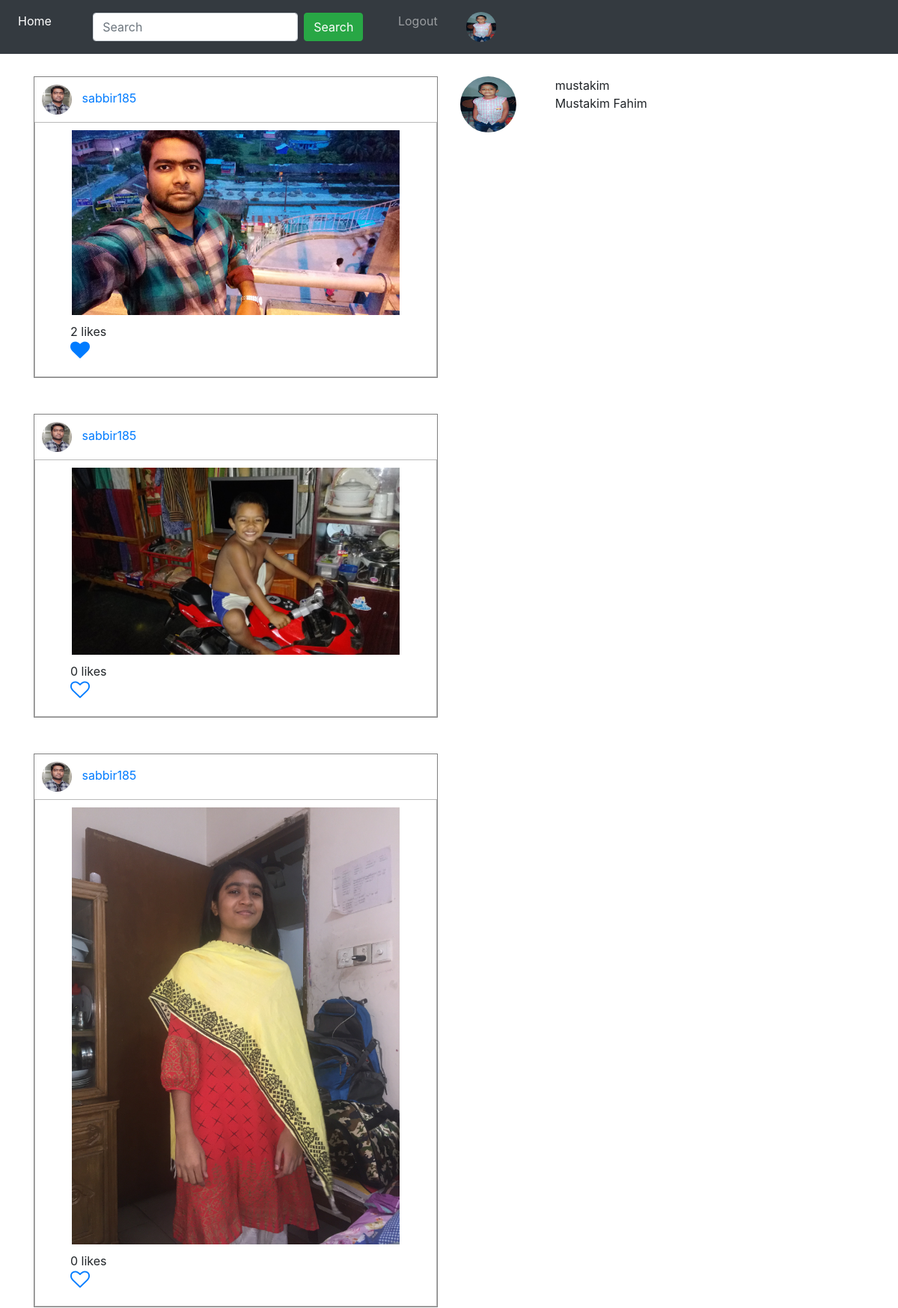
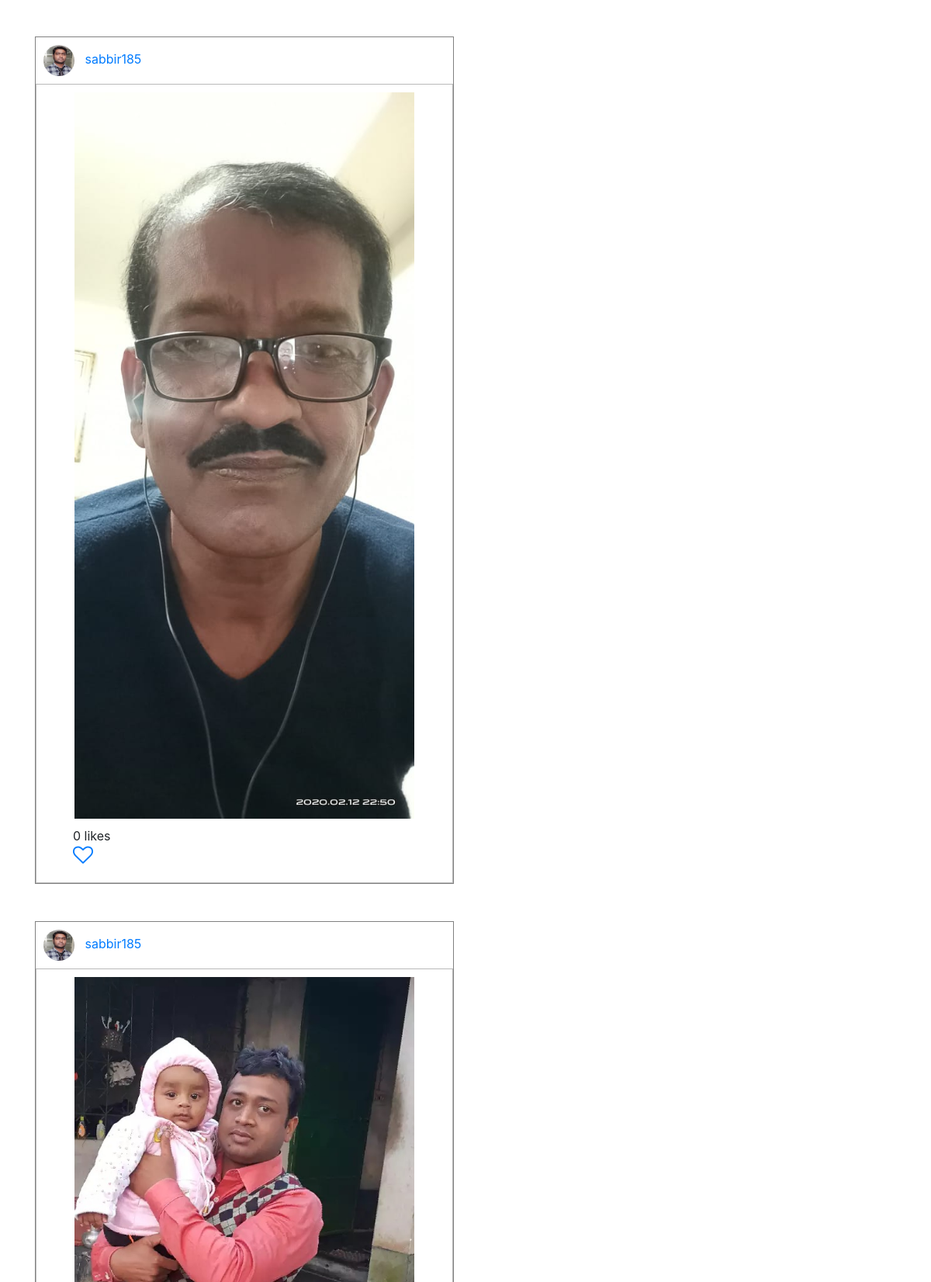
Screenshot of /post/ (signed in, upper part) with the database file from the repository (2 pictures, top to bottom).
### app_login/models.py (models this page shows)
class UserProfile(models.Model):
    user = models.OneToOneField(User, on_delete=models.CASCADE,related_name='user_profile')
    profile_pic = models.ImageField(upload_to='profile_pics')
    full_name = models.CharField(max_length=200,blank=True)
    description = models.TextField(blank=True)
    date_of_birth = models.DateField(blank=True,null=True)
    website = models.URLField(blank=True)
    facebook = models.URLField(blank=True)

### app_post/models.py (models this page shows)
class Post(models.Model):
    author = models.ForeignKey(User,on_delete=models.CASCADE,related_name='post_author')
    post_image = models.ImageField(upload_to='post_images')
    caption = models.CharField(max_length=264,blank=True)
    upload_date = models.DateTimeField(auto_now_add=True)
    update_date = models.DateTimeField(auto_now=True)
    class Meta:
        ordering = ('-upload_date',)

### app_post/views.py (the view)
# urls.py: path('', views.home, name = 'home'),
@login_required
def home(request):
    following_list = Follow.objects.filter(follower=request.user)
    posts = Post.objects.filter(author__in=following_list.values_list('following'))
    liked_post = Likes.objects.filter(user=request.user)
    liked_post_list = liked_post.values_list('post',flat=True)
    if request.method == 'GET':
        search = request.GET.get('search','')
        result = User.objects.filter(username__icontains=search)
    return render(request,'app_post/home.html',context={'title':'Home', 'search':search, 'result':result, 'following_list':following_list , 'posts':posts , 'liked_post_list':liked_post_list })

### templates/app_post/home.html (shortened to what this page needs)
{% extends 'navbar.html' %}
{% load crispy_forms_tags %}
{% block body_block %}
    {% if search %}
        {% for user in result %}
        <div class="row">
            <div class="col-sm-2">
                {% if user.user_profile.profile_pic %}
                <img src="/media/{{ user.user_profile.profile_pic}} " width="75px" height="75px" class="rounded-circle">
                {% else %}
                <img src="/media/default.png" width='75px' height="75px" class="rounded-circle">
                {% endif %}
            </div>
            <div class="col-sm-10">
                <a href="{% url 'app_login:user_other' username=user.username %}" >{{ user.username }}</a>
                <br>
                {{ user.user_profile.full_name }}
                <br>
            </div>
        </div>
        <br>
        {% endfor %}
    {% else %}
        <div class="row">
            <div class="col-sm-6">
                {% for post in posts %}
                    <div style="border: 1px solid grey;">
                        <div style="padding: 10px;">
                            {% if post.author.user_profile.profile_pic %}
                                <img src="/media/{{ post.author.user_profile.profile_pic}} " width="40px" height="40px" class="rounded-circle">
                            {% else %}
                                <img src="/media/default.png" width='40px' height="40px" class="rounded-circle">
                            {% endif %}
                                <a href="{% url 'app_login:user_other' username=post.author %}"> &nbsp; {{ post.author }}</a>
                        </div>
                        <div class="imstyle">
                            <center>
                                <img src="/media/{{post.post_image}}" width="85%">
                            </center>
                            <div class="lk">
                                {{ post.liked_post.count }} likes
                                <br>
                                {% if post.pk in liked_post_list %}
                                    <a href="{% url 'app_post:unlike' pk=post.pk %}"><i class="fa fa-heart" style="font-size:26px;"></i></a>
                                {% else %}
                                    <a href="{% url 'app_post:like' pk=post.pk %}"><i class="fa fa-heart-o" style="font-size:26px;"></i></a>
                                {% endif %}
                            </div>
                        </div>
                    </div>
                    <br>
                    <br>
                {% endfor %}
            </div>
            <div class="col-sm-4">
                <div class="row">
                    <div class="col-sm-4">
                        {% if user.user_profile.profile_pic %}
                            <img src="/media/{{ user.user_profile.profile_pic}} " width="75px" height="75px" class="rounded-circle">
                        {% else %}
                            <img src="/media/default.png" width='75px' height="75px" class="rounded-circle">
                        {% endif %}
                    </div>
                    <div class="col-sm-8">
                        {{ user.username }}
                        <br>
                        {{ user.user_profile.full_name }}
                    </div>
                </div>
            </div>
        </div>
    {% endif %}
{% endblock %}

### templates/navbar.html (shortened to what this page needs)
<!DOCTYPE html>
<html lang="en">
<head>
    <link rel="stylesheet" href="https://maxcdn.bootstrapcdn.com/bootstrap/4.4.1/css/bootstrap.min.css">
    <link href="https://maxcdn.bootstrapcdn.com/font-awesome/4.7.0/css/font-awesome.min.css" rel="stylesheet">
</head>
<body>
    <nav class="navbar navbar-expand-sm bg-dark navbar-dark">
        <ul class="navbar-nav">
          <li class="nav-item active">
            <a class="nav-link" href="{% url 'app_post:home' %}">Home</a>
          </li>
          <nav class="navbar navbar-expand-sm bg-dark navbar-dark">
            <form class="form-inline" method="GET">
              <input class="form-control mr-sm-2" type="text" name="search" placeholder="Search">
              <button class="btn btn-success" type="submit">Search</button>
            </form>
          </nav>
          <li class="nav-item">
            <a class="nav-link" href="{% url 'app_login:logout' %}">Logout</a>
          </li>
          <li class="nav-item">
            {% if user.user_profile.profile_pic %}
            <a class="nav-link" href="{% url 'app_login:user' %}"><img src="/media/{{ user.user_profile.profile_pic}} " width='40px' height="40px" class="rounded-circle"></a>
            {% else %}
            <a class="nav-link" href="{% url 'app_login:user' %}"><img src="/media/default.png" width='40px' height="40px" class="rounded-circle"></a>
            {% endif %}
          </li>
        </ul>
      </nav>
    <div class="container" style="padding-top: 30px;">
        {% block body_block %}    {% endblock %}
    </div>
</body>
</html>

### templates/app_post/home.html (style rules this page uses)
.imstyle { padding: 10px; border: 1px solid rgb(185, 185, 185) ; }
.lk { padding: 10px; }

### rows the page displays
Post: author.user_profile.profile_pic (picture), author "sabbir185", post_image (picture), liked_post.count "2"
Post: author.user_profile.profile_pic (picture), author "sabbir185", post_image (picture), liked_post.count "0"
Post: author.user_profile.profile_pic (picture), author "sabbir185", post_image (picture), liked_post.count "0"
Post: author.user_profile.profile_pic (picture), author "sabbir185", post_image (picture), liked_post.count "0"
Post: author.user_profile.profile_pic (picture), author "sabbir185", post_image (picture)

### other values shown
{{ user.username }} "mustakim"
{{ user.user_profile.full_name }} "Mustakim Fahim"
